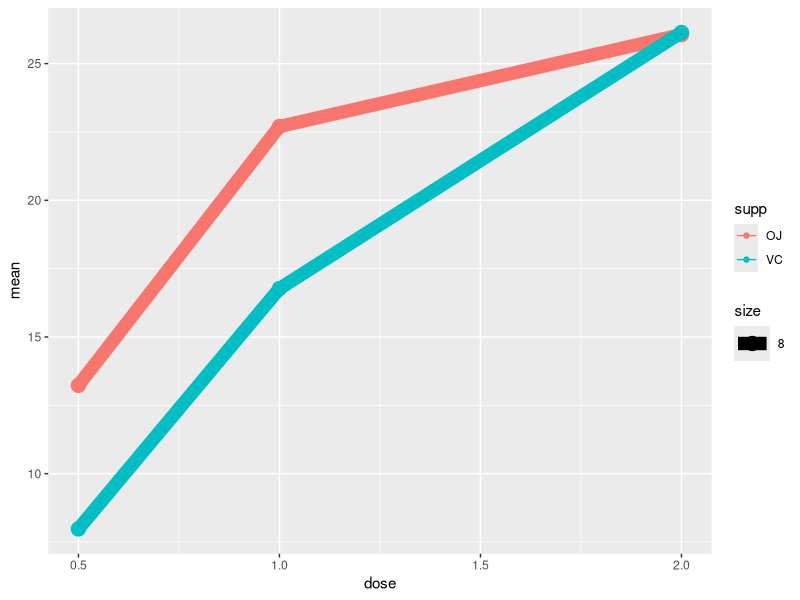
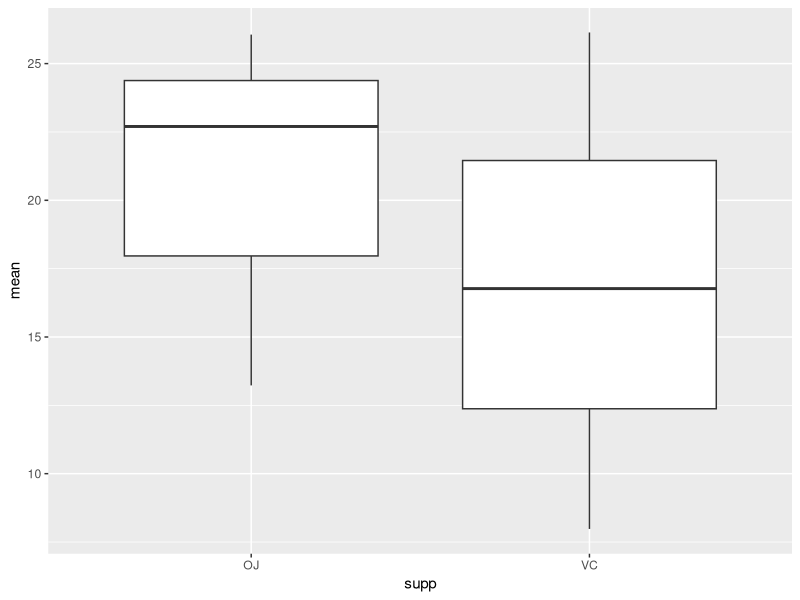
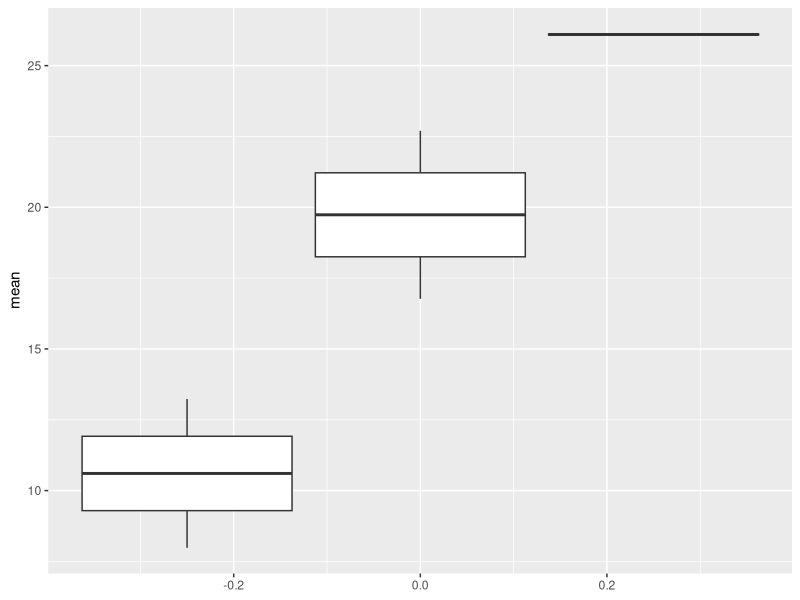

Reproduce these figures in R, in order.
library(dplyr)
library(ggplot2)

head(ToothGrowth) #shows the beginning of the data set to get an idea of what it looks like

Groups = as_tibble(ToothGrowth) %>%  #gets in the data format I want
    group_by(supp,dose) %>% #Groups it by type of treatment (supp) and dose amount (dose)
    summarize(mean = mean(len)) ##takes the mean of the growth for each of these groups
Groups #prints resulting table

Groups %>% filter(dose>.5) #Gives me all the cases where the dose was greater than .5
VC = Groups %>% filter(supp == "VC") #Gives me only the treatment method for VC
VC

library(ggplot2)
dose = Groups$dose
mean = Groups$mean
ggplot(Groups, aes(x = dose, y = mean, size = 8, color = supp)) + 
  geom_point() +
  geom_line()

ggplot(Groups, aes(x = supp, y = mean)) + 
  geom_boxplot()

ggplot(Groups, aes(group = dose, y = mean)) + 
  geom_boxplot() #looks like the dose had more of an effect on the growth than the treatment...


